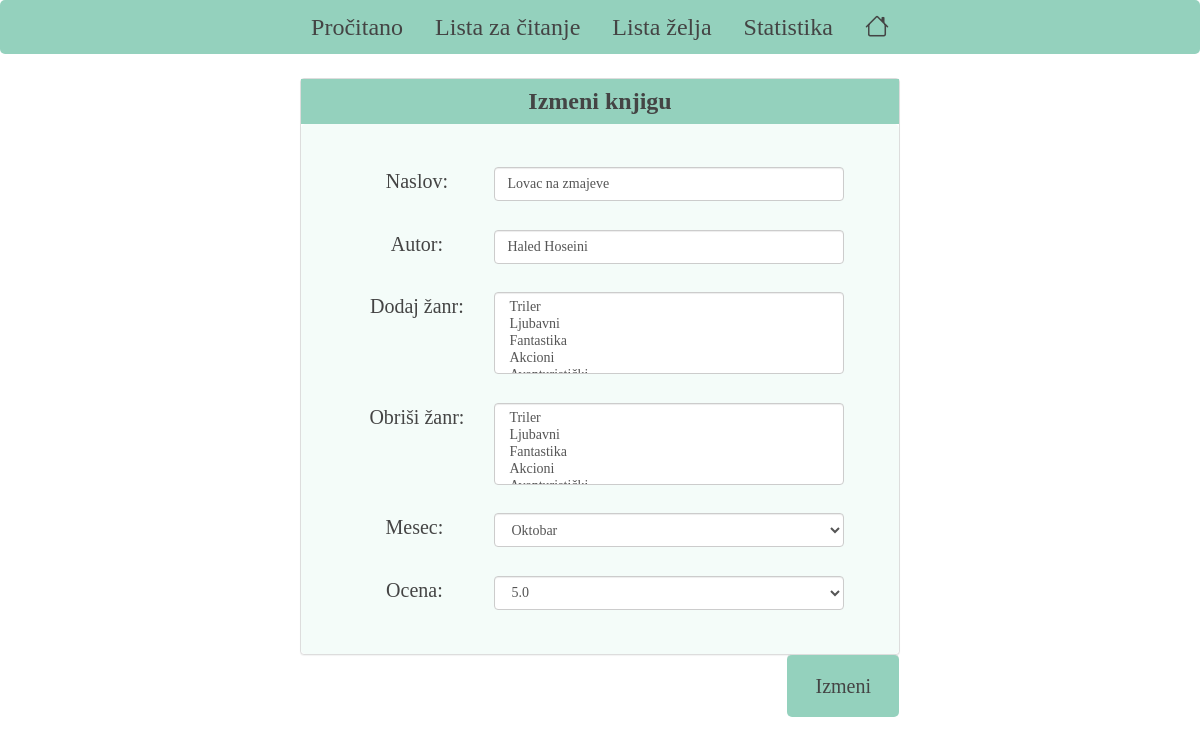
Page /bookwormApp/izmeni_knjigu/65 on the committed database.
### bookwormApp/models.py (models this page shows, shortened)
class Knjiga(models.Model):
    naslov = models.CharField(max_length=200)
    autor = models.CharField(max_length=200)
    zanr = models.ManyToManyField(Zanr)
    mesec = models.CharField(max_length=12, choices=MESECI, null=True, blank=True)
    ocena = models.DecimalField(blank=True, choices=OCENE, null = True, max_digits=30, decimal_places=1)
    procitano = models.BooleanField(default=False)
    kupljeno = models.BooleanField(default=False)
    korisnik = models.ForeignKey(
        CustomUser, on_delete=models.CASCADE, null=True, blank=True)

### bookwormApp/views.py (the view)
# urls.py: path('izmeni_knjigu/<int:id>', views.izmeniKnjigu, name="izmeniKnjigu"),
def izmeniKnjigu(request, id):
    if request.method == 'POST':
        knjiga = get_object_or_404(Knjiga,pk=id)
        ocenaK = request.POST['ocena']
        ocenaK = float(ocenaK)
        knjiga.naslov = request.POST['naslov']
        knjiga.autor = request.POST['autor']
        obrZanr = request.POST.getlist('obrZanr')
        zanrK = request.POST.getlist('zanr')
        for z in zanrK:
            knjiga.zanr.add(z)
        knjiga.mesec = request.POST['mesec']
        knjiga.ocena = ocenaK
        for obr in obrZanr:
            knjiga.zanr.remove(obr)
        knjiga.save()
        return HttpResponseRedirect(reverse('procitaneKnjige'))
    else:
        zanrovi = Zanr.objects.all()
        knjiga = get_object_or_404(Knjiga, pk=id)
        context = {"knjiga": knjiga, "zanrovi": zanrovi}
        return render(request, 'knjige/izmeniKnjigu.html', context)

### templates/knjige/izmeniKnjigu.html (shortened to what this page needs)
{% extends 'base.html' %}
{% block content %}
<div id = "dodajKnjiguPanel" class="panel panel-default">
  <div id="naslovDodajKnjigu" class="panel-header">
    Izmeni knjigu
  </div>
  <div id="bodyPanel" class="panel-body">
    <form action="{% url 'izmeniKnjigu' knjiga.id %}" method="post">
      <br>
      <label for="naslov">Naslov:&nbsp;</label>
      <input id="n" type="text" class="form-control" name="naslov" required="required" value="{{  knjiga.naslov }}"><br>
      <label for="autor">Autor:&nbsp;</label>
      <input id="a" type="text" class="form-control" name="autor" required="required" value="{{  knjiga.autor }}"><br>
      <div class="zanroviSelect">
      <label id="dZ" for="zanr">Dodaj žanr:&nbsp;</label>
      <select multiple="multiple" id="z" class="form-control"  name="zanr" >
        {% for zanr in zanrovi %}
            <option value="{{zanr.id}}"> {{ zanr.naziv }}</option>
        {% endfor %}
      </select> <br>
      <label id = "obrZ" for="zanr">Obriši žanr:&nbsp;</label>
      <select multiple="multiple" id="oZ" class="form-control"  name="obrZanr" >
        {% for zanr in zanrovi %}
            <option value="{{ zanr.id}}"> {{ zanr.naziv }}</option>
        {% endfor %}
      </select>
      </div>
      <br>
      <label for="mesec">Mesec: &nbsp;</label>
      <select id="m" class="form-control" name="mesec" required="required">
        <option selected value="{{  knjiga.mesec }}"> {{ knjiga.mesec }} </option>
      </select><br>
      <label for="ocena">Ocena: &nbsp;</label>
            <select id="o" class="form-control" name="ocena" required="required">
              <option selected value="{{  knjiga.ocena }}"> {{ knjiga.ocena}} </option>
            </select><br>
  </div>
  <div class="panel-footer">
        <button id="ddj" type="submit"class="btn btn-link">Izmeni </button>
  </div>
</div>
{% endblock %}

### bookwormApp/static/style.css (style rules this page uses)
body { background: url('https://img.freepik.com/free-vector/colored-books-seamless-pattern-with-leaves-candle-coffee-hands-that-hold-books-reading-hand-drawn-illustration_296715-80.jpg?size=338&ext=jpg'); font-family: cursive; }
.panel { width: 50%; margin: auto; }
.panel-body { font-size: 20px; background-color: #f4fcf9; color: #444444; border-radius: 5px; text-align: center !important; }
.panel-footer { font-size: 18px; float: right; background-color: #94d1bd; color: #444444; border-radius: 5px; }
.panel-header { font-size: 24px; color: #444444; display: flex; justify-content: center; background-color: #94d1bd; padding: 5px; }
#dodajKnjiguPanel { width: 50% !important; margin-top: 2%; }
.form-control { width: 350px; }
#naslovDodajKnjigu { font-weight: bold; }
label { width: 150px; float: left; margin-left: 5%; font-weight: normal; }
#ddj { font-size: 20px; color:#444444; }

### rows in the picture
Knjiga: naslov "Lovac na zmajeve", autor "Haled Hoseini", mesec "Oktobar", ocena "5.0"
